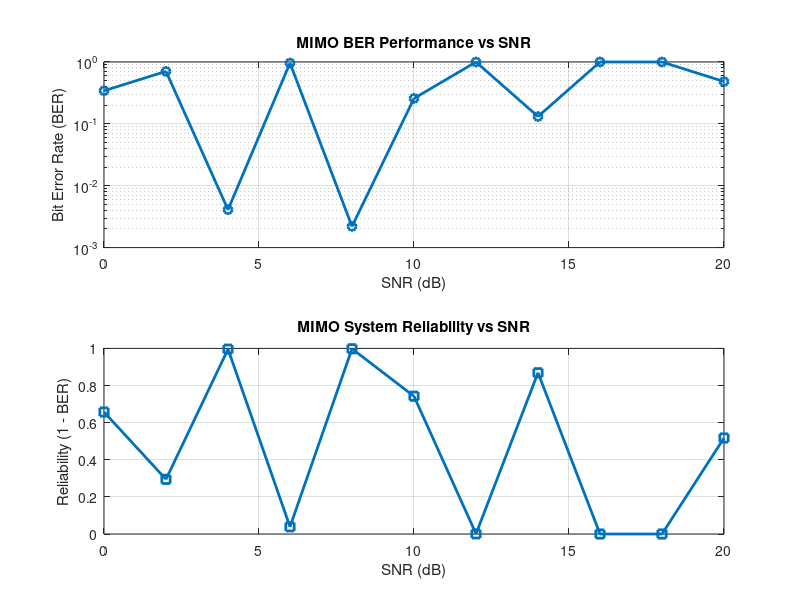

The MATLAB source for this figure:
clc; clear; close all;
% SNR range
SNR_dB = 0:2:20;
SNR = 10.^(SNR_dB/10);
% MIMO parameters
Nt = 2; Nr = 2;
BER = zeros(1,length(SNR));
for i = 1:length(SNR)
    bits = randi([0 1],10000,1);
    symbols = 2*bits-1; % BPSK
    H = (randn(Nr,Nt) + 1j*randn(Nr,Nt))/sqrt(2);
    noise = (randn(Nr,10000) + 1j*randn(Nr,10000))/sqrt(2*SNR(i));
    tx = H(1,1)*symbols' + noise(1,:);
    rx = real(tx) > 0;
    BER(i) = sum(rx' ~= bits)/length(bits);
end
figure
% -------- Graph 1: BER vs SNR --------
subplot(2,1,1)
semilogy(SNR_dB,BER,'-o','LineWidth',2)
title('MIMO BER Performance vs SNR')
xlabel('SNR (dB)')
ylabel('Bit Error Rate (BER)')
grid on
% -------- Graph 2: SNR vs Quality Indicator --------
subplot(2,1,2)
plot(SNR_dB,1-BER,'-s','LineWidth',2)
title('MIMO System Reliability vs SNR')
xlabel('SNR (dB)')
ylabel('Reliability (1 - BER)')
grid on
